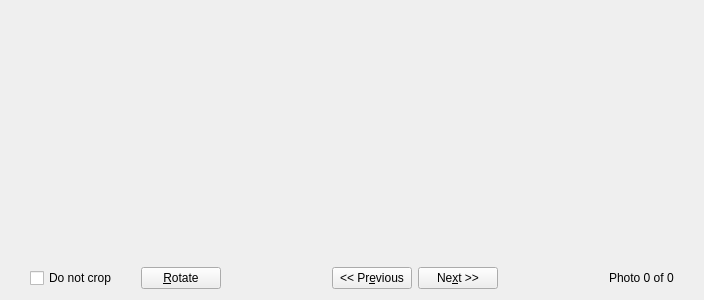
<ui version="4.0" >
 <class>CropPage</class>
 <widget class="QWidget" name="CropPage" >
  <property name="geometry" >
   <rect>
    <x>0</x>
    <y>0</y>
    <width>704</width>
    <height>300</height>
   </rect>
  </property>
  <layout class="QVBoxLayout" name="verticalLayout" >
   <item>
    <widget class="KIPIPrintImagesPlugin::CropFrame" native="1" name="cropFrame" >
     <property name="minimumSize" >
      <size>
       <width>0</width>
       <height>201</height>
      </size>
     </property>
     <property name="whatsThis" >
      <string>Move the box in order to crop photos so that they fit inside the photo sizes you have given.  
You can crop each image differently, or just click 'Next' button to use the default crop 
setting for each photo.
Enable "Do not crop" to avoid cropping all of the photos.</string>
     </property>
    </widget>
   </item>
   <item>
    <layout class="QHBoxLayout" name="horizontalLayout" >
     <item>
      <spacer>
       <property name="orientation" >
        <enum>Qt::Horizontal</enum>
       </property>
       <property name="sizeType" >
        <enum>QSizePolicy::Expanding</enum>
       </property>
       <property name="sizeHint" stdset="0" >
        <size>
         <width>41</width>
         <height>21</height>
        </size>
       </property>
      </spacer>
     </item>
     <item>
      <widget class="QCheckBox" name="m_disableCrop" >
       <property name="whatsThis" >
        <string>Do not crop photos, just scale them.</string>
       </property>
       <property name="text" >
        <string>Do not crop</string>
       </property>
      </widget>
     </item>
     <item>
      <spacer name="horizontalSpacer" >
       <property name="orientation" >
        <enum>Qt::Horizontal</enum>
       </property>
       <property name="sizeHint" stdset="0" >
        <size>
         <width>40</width>
         <height>20</height>
        </size>
       </property>
      </spacer>
     </item>
     <item>
      <widget class="QPushButton" name="BtnCropRotate" >
       <property name="toolTip" >
        <string>Rotate photo</string>
       </property>
       <property name="whatsThis" >
        <string>Rotate photo</string>
       </property>
       <property name="text" >
        <string>&amp;Rotate</string>
       </property>
      </widget>
     </item>
     <item>
      <spacer>
       <property name="orientation" >
        <enum>Qt::Horizontal</enum>
       </property>
       <property name="sizeType" >
        <enum>QSizePolicy::Expanding</enum>
       </property>
       <property name="sizeHint" stdset="0" >
        <size>
         <width>127</width>
         <height>16</height>
        </size>
       </property>
      </spacer>
     </item>
     <item>
      <widget class="QPushButton" name="BtnCropPrev" >
       <property name="toolTip" >
        <string>Previous photo</string>
       </property>
       <property name="whatsThis" >
        <string>Previous photo</string>
       </property>
       <property name="text" >
        <string>&lt;&lt; Pr&amp;evious</string>
       </property>
      </widget>
     </item>
     <item>
      <widget class="QPushButton" name="BtnCropNext" >
       <property name="toolTip" >
        <string>Next photo</string>
       </property>
       <property name="whatsThis" >
        <string>Next photo</string>
       </property>
       <property name="text" >
        <string>Ne&amp;xt >></string>
       </property>
      </widget>
     </item>
     <item>
      <spacer>
       <property name="orientation" >
        <enum>Qt::Horizontal</enum>
       </property>
       <property name="sizeType" >
        <enum>QSizePolicy::Expanding</enum>
       </property>
       <property name="sizeHint" stdset="0" >
        <size>
         <width>127</width>
         <height>16</height>
        </size>
       </property>
      </spacer>
     </item>
     <item>
      <widget class="QLabel" name="LblCropPhoto" >
       <property name="sizePolicy" >
        <sizepolicy vsizetype="Fixed" hsizetype="MinimumExpanding" >
         <horstretch>0</horstretch>
         <verstretch>0</verstretch>
        </sizepolicy>
       </property>
       <property name="text" >
        <string>Photo 0 of 0</string>
       </property>
       <property name="wordWrap" >
        <bool>false</bool>
       </property>
      </widget>
     </item>
     <item>
      <spacer>
       <property name="orientation" >
        <enum>Qt::Horizontal</enum>
       </property>
       <property name="sizeType" >
        <enum>QSizePolicy::Expanding</enum>
       </property>
       <property name="sizeHint" stdset="0" >
        <size>
         <width>41</width>
         <height>21</height>
        </size>
       </property>
      </spacer>
     </item>
    </layout>
   </item>
  </layout>
 </widget>
 <customwidgets>
  <customwidget>
   <class>KIPIPrintImagesPlugin::CropFrame</class>
   <extends>QWidget</extends>
   <header>cropframe.h</header>
   <container>1</container>
  </customwidget>
 </customwidgets>
 <resources/>
 <connections/>
</ui>
